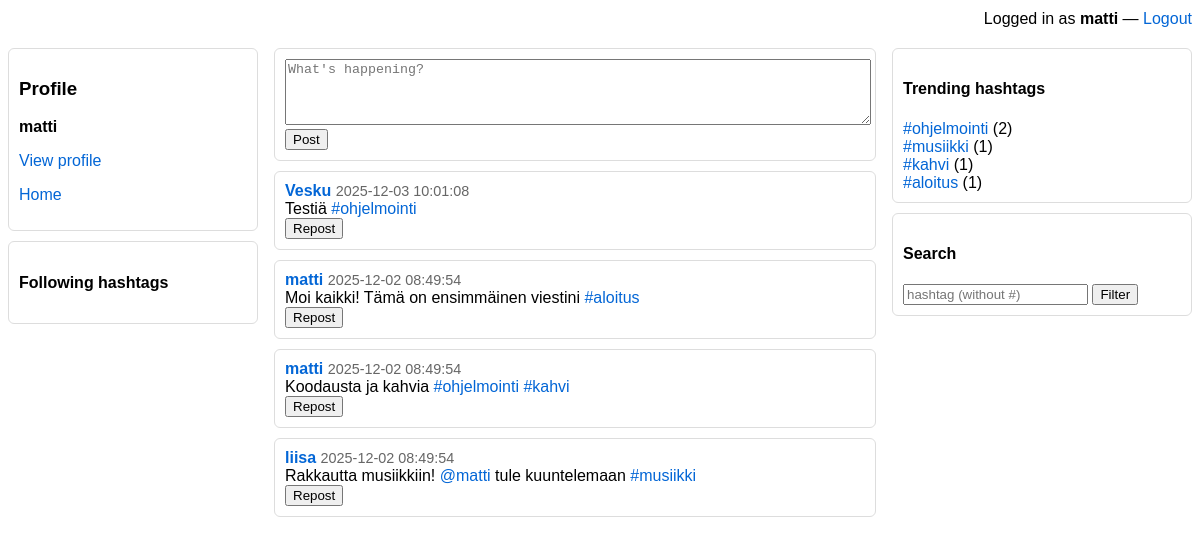
The page /iteration/index.php (signed in) on the database as committed earlier.
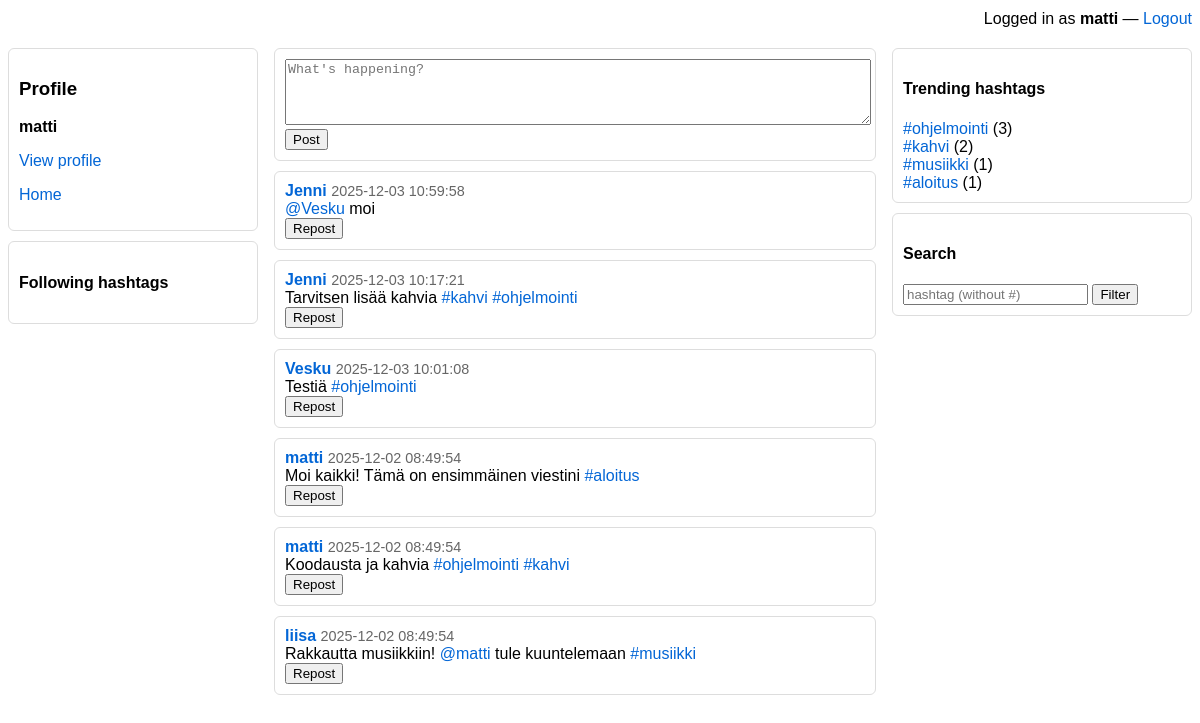
The same page on the database as committed later.
### tables this page shows
CREATE TABLE `posts` (
  `post_id` int(11) NOT NULL,
  `user_id` int(11) NOT NULL,
  `content` varchar(144) NOT NULL,
  `created_at` timestamp NOT NULL DEFAULT current_timestamp()
);

CREATE TABLE `users` (
  `user_id` int(11) NOT NULL,
  `username` varchar(50) NOT NULL,
  `email` varchar(100) NOT NULL,
  `password_hash` varchar(255) NOT NULL,
  `bio` text DEFAULT NULL,
  `profile_picture_url` varchar(255) DEFAULT NULL,
  `created_at` timestamp NOT NULL DEFAULT current_timestamp()
);

### iteration/config.php (called while the page is built, shortened)
<?php
function current_username() {
    return $_SESSION['username'] ?? null;
}
?>

### iteration/fetch_posts.php (the view, shortened to what this page needs)
<?php
require_once 'config.php';
$params = [];
$sql = "SELECT p.post_id, p.content, p.created_at, u.user_id, u.username, u.profile_picture_url
        FROM posts p
        JOIN users u ON p.user_id = u.user_id";
$sql .= " ORDER BY p.created_at DESC LIMIT 100";
if ($params) {
    $stmt = $mysqli->prepare($sql);
    $stmt->bind_param('s', $params[0]);
} else {
    $stmt = $mysqli->prepare($sql);
}
$stmt->execute();
$res = $stmt->get_result();
while ($row = $res->fetch_assoc()) {
    $u = htmlspecialchars($row['username']);
    $content = htmlspecialchars($row['content']);
    $content = preg_replace('/#([A-Za-z0-9_åäöÅÄÖ\-]+)/u', '<a href="index.php?hashtag=$1">#$1</a>', $content);
    $content = preg_replace('/@([A-Za-z0-9_]+)/', '<a href="profile.php?u=$1">@$1</a>', $content);
    echo "<div class='card'>
            <div class='card-header'><strong><a href='profile.php?u={$u}'>$u</a></strong> <small>{$row['created_at']}</small></div>
            <div class='card-body'>{$content}</div>
            <div class='card-actions'>
                <form method='post' action='repost.php' style='display:inline;'><input type='hidden' name='post_id' value='{$row['post_id']}'><button>Repost</button></form>
            </div>
          </div>";
}

### iteration/index.php (shortened to what this page needs)
<?php
require_once 'config.php';
$filterHashtag = $_GET['hashtag'] ?? null;
?>
<!doctype html>
<html>
<head>
</head>
<body>
<div style="max-width:1200px;margin:10px auto;text-align:right;">
    Logged in as <strong><?=htmlspecialchars(current_username())?></strong> — <a href="logout.php">Logout</a>
</div>
<div class="container">
  <div class="left">
    <div class="card">
      <h3>Profile</h3>
      <p><strong><?=htmlspecialchars(current_username())?></strong></p>
      <p><a href="profile.php?u=<?=urlencode(current_username())?>">View profile</a></p>
      <p><a href="index.php">Home</a></p>
    </div>
    <div class="card">
      <h4>Following hashtags</h4>
    </div>
  </div>
  <div>
    <div class="card">
      <form method="post" action="post.php">
        <textarea name="content" maxlength="144" placeholder="What's happening?"></textarea><br>
        <button>Post</button>
      </form>
    </div>
    <div id="feed">
      <?php include 'fetch_posts.php'; ?>
    </div>
  </div>
  <div class="right">
    <div class="card">
      <h4>Trending hashtags</h4>
      <?php
      $q = "SELECT h.tag_name, COUNT(*) AS cnt
      FROM post_hashtags ph
      INNER JOIN hashtags h ON ph.hashtag_id = h.hashtag_id
      WHERE h.tag_name <> ''
      GROUP BY h.tag_name
      HAVING cnt > 0
      ORDER BY cnt DESC
      LIMIT 10";
      $r = $mysqli->query($q);
      while ($row = $r->fetch_assoc()) {
          echo '<div><a href="index.php?hashtag='.urlencode($row['tag_name']).'">#'.htmlspecialchars($row['tag_name'])."</a> ({$row['cnt']})</div>";
      }
      ?>
    </div>
    <div class="card">
      <h4>Search</h4>
      <form method="get" action="index.php">
        <input name="hashtag" placeholder="hashtag (without #)" value="<?=htmlspecialchars($filterHashtag)?>">
        <button>Filter</button>
      </form>
    </div>
  </div>
</div>
</body>
</html>

### iteration/index.php (style rules this page uses)
:root { font-family:Arial,Helvetica,sans-serif }
.container { display:grid; grid-template-columns: 250px 1fr 300px; gap:16px; max-width:1200px; margin:20px auto; }
.card { border:1px solid #ddd; padding:10px; margin-bottom:10px; border-radius:6px; background:#fff; }
.left, .right { position:sticky; top:10px; }
textarea { width:100%; min-height:60px; }
.card-header small { color:#666; font-size:90%; }
a { text-decoration:none; color:#0366d6; }

Rows that differ between the two databases and show on the page:
added posts: user.username "Jenni", created_at "2025-12-03 10:59:58", content "@Vesku moi"
added posts: user.username "Jenni", created_at "2025-12-03 10:17:21", content "Tarvitsen lisää kahvia #kahvi #ohjelmointi"
Other text that changed with them:
new list line: "# ohjelmointi ( 3 )"
new list line: "# kahvi ( 2 )"
list line gone: "# ohjelmointi ( 2 )"
list line gone: "# kahvi ( 1 )"
